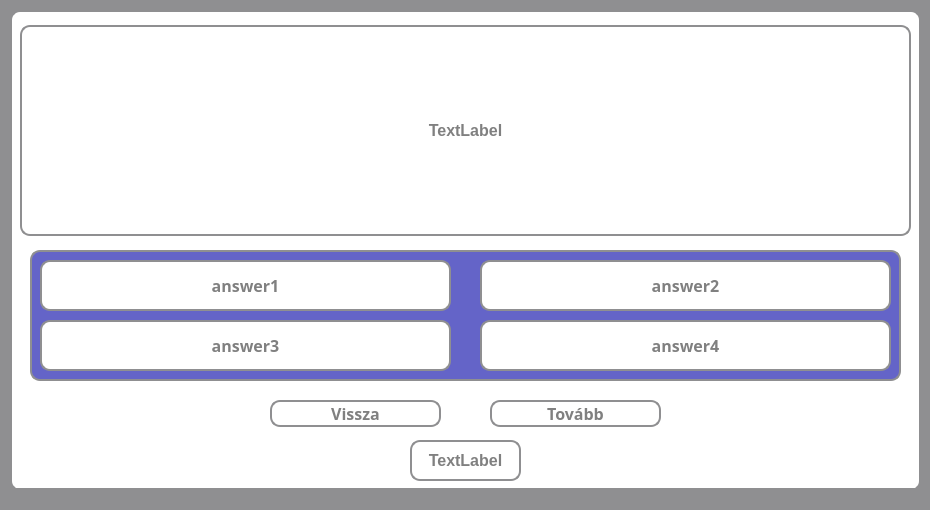
<?xml version="1.0" encoding="UTF-8"?>
<ui version="4.0">
 <class>learningGame</class>
 <widget class="QMainWindow" name="learningGame">
  <property name="geometry">
   <rect>
    <x>0</x>
    <y>0</y>
    <width>930</width>
    <height>510</height>
   </rect>
  </property>
  <property name="windowTitle">
   <string>Kvíz</string>
  </property>
  <property name="styleSheet">
   <string notr="true">* {
	background-color: #8f8f91;
}</string>
  </property>
  <widget class="QWidget" name="centralwidget">
   <widget class="QWidget" name="widget" native="true">
    <property name="geometry">
     <rect>
      <x>10</x>
      <y>10</y>
      <width>911</width>
      <height>481</height>
     </rect>
    </property>
    <property name="styleSheet">
     <string notr="true">* {
	background-color: white;
    border: 2px solid #8f8f91;
    border-radius: 10px;
    color: white;
    font-size: 16px;
    font-weight: bold;
}</string>
    </property>
    <widget class="QWidget" name="widget_2" native="true">
     <property name="geometry">
      <rect>
       <x>20</x>
       <y>240</y>
       <width>871</width>
       <height>131</height>
      </rect>
     </property>
     <property name="styleSheet">
      <string notr="true">* {
	background-color: rgb(100, 100, 200);
	border: 2px solid #8f8f91;
	border-radius: 10px;
	color: white;
	font-size: 16px;
	font-weight: bold;
}</string>
     </property>
     <widget class="QPushButton" name="answer2Button">
      <property name="geometry">
       <rect>
        <x>450</x>
        <y>10</y>
        <width>411</width>
        <height>51</height>
       </rect>
      </property>
      <property name="font">
       <font>
        <family>Corbel</family>
        <pointsize>-1</pointsize>
        <bold>true</bold>
       </font>
      </property>
      <property name="styleSheet">
       <string notr="true">* {
	background-color: white;
	color: grey;
}

*:hover {
	background-color: rgb(120, 120, 220);
	color: white;
}</string>
      </property>
      <property name="text">
       <string>answer2</string>
      </property>
      <property name="checkable">
       <bool>true</bool>
      </property>
     </widget>
     <widget class="QPushButton" name="answer1Button">
      <property name="geometry">
       <rect>
        <x>10</x>
        <y>10</y>
        <width>411</width>
        <height>51</height>
       </rect>
      </property>
      <property name="font">
       <font>
        <family>Corbel</family>
        <pointsize>-1</pointsize>
        <bold>true</bold>
       </font>
      </property>
      <property name="styleSheet">
       <string notr="true">* {
	background-color: white;
	color: grey;
}

*:hover {
	background-color: rgb(120, 120, 220);
	color: white;
}</string>
      </property>
      <property name="text">
       <string>answer1</string>
      </property>
      <property name="checkable">
       <bool>true</bool>
      </property>
     </widget>
     <widget class="QPushButton" name="answer3Button">
      <property name="geometry">
       <rect>
        <x>10</x>
        <y>70</y>
        <width>411</width>
        <height>51</height>
       </rect>
      </property>
      <property name="font">
       <font>
        <family>Corbel</family>
        <pointsize>-1</pointsize>
        <bold>true</bold>
       </font>
      </property>
      <property name="styleSheet">
       <string notr="true">* {
	background-color: white;
	color: grey;
}

*:hover {
	background-color: rgb(120, 120, 220);
	color: white;
}</string>
      </property>
      <property name="text">
       <string>answer3</string>
      </property>
      <property name="checkable">
       <bool>true</bool>
      </property>
     </widget>
     <widget class="QPushButton" name="answer4Button">
      <property name="geometry">
       <rect>
        <x>450</x>
        <y>70</y>
        <width>411</width>
        <height>51</height>
       </rect>
      </property>
      <property name="font">
       <font>
        <family>Corbel</family>
        <pointsize>-1</pointsize>
        <bold>true</bold>
       </font>
      </property>
      <property name="styleSheet">
       <string notr="true">* {
	background-color: white;
	color: grey;
}

*:hover {
	background-color: rgb(120, 120, 220);
	color: white;
}</string>
      </property>
      <property name="text">
       <string>answer4</string>
      </property>
      <property name="checkable">
       <bool>true</bool>
      </property>
     </widget>
    </widget>
    <widget class="QPushButton" name="backButton">
     <property name="geometry">
      <rect>
       <x>260</x>
       <y>390</y>
       <width>171</width>
       <height>27</height>
      </rect>
     </property>
     <property name="font">
      <font>
       <family>Corbel</family>
       <pointsize>-1</pointsize>
       <bold>true</bold>
      </font>
     </property>
     <property name="styleSheet">
      <string notr="true">* {
	background-color: white;
	color: grey;
}

*:hover {
	background-color: rgb(120, 120, 220);
	color: white;
}</string>
     </property>
     <property name="text">
      <string>Vissza</string>
     </property>
    </widget>
    <widget class="QPushButton" name="nextButton">
     <property name="geometry">
      <rect>
       <x>480</x>
       <y>390</y>
       <width>171</width>
       <height>27</height>
      </rect>
     </property>
     <property name="font">
      <font>
       <family>Corbel</family>
       <pointsize>-1</pointsize>
       <bold>true</bold>
      </font>
     </property>
     <property name="styleSheet">
      <string notr="true">* {
	background-color: white;
	color: grey;
}

*:hover {
	background-color: rgb(120, 120, 220);
	color: white;
}</string>
     </property>
     <property name="text">
      <string>Tovább</string>
     </property>
    </widget>
    <widget class="QLabel" name="questionField">
     <property name="geometry">
      <rect>
       <x>10</x>
       <y>15</y>
       <width>891</width>
       <height>211</height>
      </rect>
     </property>
     <property name="styleSheet">
      <string notr="true">* {
	color: grey;
}</string>
     </property>
     <property name="text">
      <string>TextLabel</string>
     </property>
     <property name="alignment">
      <set>Qt::AlignCenter</set>
     </property>
    </widget>
    <widget class="QLabel" name="timerLabel">
     <property name="geometry">
      <rect>
       <x>400</x>
       <y>430</y>
       <width>111</width>
       <height>41</height>
      </rect>
     </property>
     <property name="styleSheet">
      <string notr="true">* {
	    color: grey;
      }</string>
     </property>
     <property name="text">
      <string>TextLabel</string>
     </property>
     <property name="alignment">
      <set>Qt::AlignCenter</set>
     </property>
    </widget>
   </widget>
  </widget>
  <widget class="QStatusBar" name="statusbar"/>
 </widget>
 <resources/>
 <connections/>
</ui>
